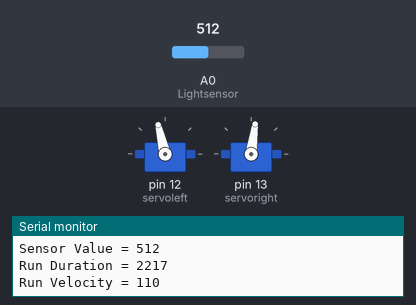
This sketch was run on a simulated Arduino Uno, built with avr-gcc and run on an emulated ATmega328P. On the bench: 2 × servo, the last lines printed to the serial monitor. Inputs (shaded band) come from the test bench; at power-on: A0 (Lightsensor) = 512. Random numbers use the default seed unless the sketch sets one.

Above: at 3.6 s.
3.7 s: A0 (Lightsensor) set to 306
At 10.5 s:
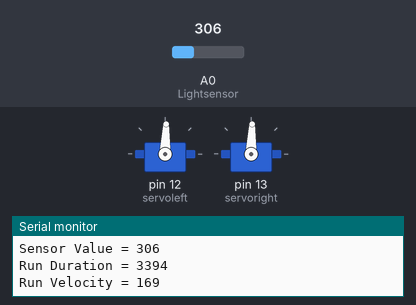
12.2 s: A0 (Lightsensor) set to 511
20.7 s: A0 (Lightsensor) set to 900
Timing chart, 0 to 31.1 s (numbered marks = the images above; inputs shaded):
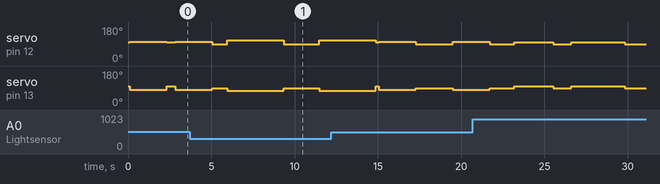

The sketch:

Chemotaxis_Open_Day_VD.ino
```cpp
#include <Servo.h>

Servo servoleft;
Servo servoright;

int Runduration = 2000; //max duration of run in milliseconds
int Runvelocity = 100;  //PWM shift from 'zero' for max velocity

int Tumbletime = 2400;  //duration for one complete rotation at max velocity

int EnableSensor = 9;
int Lightsensor = 0;
int Value = 0;
int Range = 900;
int Offset = 550;

float Scale_duration = Runduration-Runduration*(float(Value-Offset)/float(Range-Offset));
float Scale_velocity = Runvelocity-Runvelocity*(float(Value-Offset)/float(Range-Offset));


void setup() {
  pinMode(EnableSensor,OUTPUT);
  Serial.begin(9600);
}


void loop() {
  while (Value<1000)
  {
    Tumble();
    Run();
  }
}

void Run() {

  digitalWrite(EnableSensor,HIGH);
  delay(50);
  Value = analogRead(Lightsensor);
  digitalWrite(EnableSensor,LOW);
  int RD = int(Runduration-Runduration*(float(Value-Offset)/float(Range-Offset)));
  int RV = int(Runvelocity-Runvelocity*(float(Value-Offset)/float(Range-Offset)));

  if (RD<0)
  {RD=0;}
  if (RV<40)
  {RV=40;}

  Serial.println("Sensor Value = "+String(Value)+"\nRun Duration = "+String(RD)+"\nRun Velocity = "+String(RV)+"\n\n");

  servoleft.attach(12);
  servoright.attach(13);
  servoleft.writeMicroseconds(1500+RV);
  servoright.writeMicroseconds(1500-RV);
  delay(RD);
  servoleft.detach();
  servoright.detach();

}


void Tumble() {
  servoleft.attach(12);
  servoright.attach(13);
  int dir = int(random(0,2));
  if (dir==1)
  {
  servoleft.writeMicroseconds(1550);
  servoright.writeMicroseconds(1550);
  }
  else
  {
  servoleft.writeMicroseconds(1450);
  servoright.writeMicroseconds(1450);
  }
  delay(int(random(0,Tumbletime)));
  servoleft.detach();
  servoright.detach();
}
```
